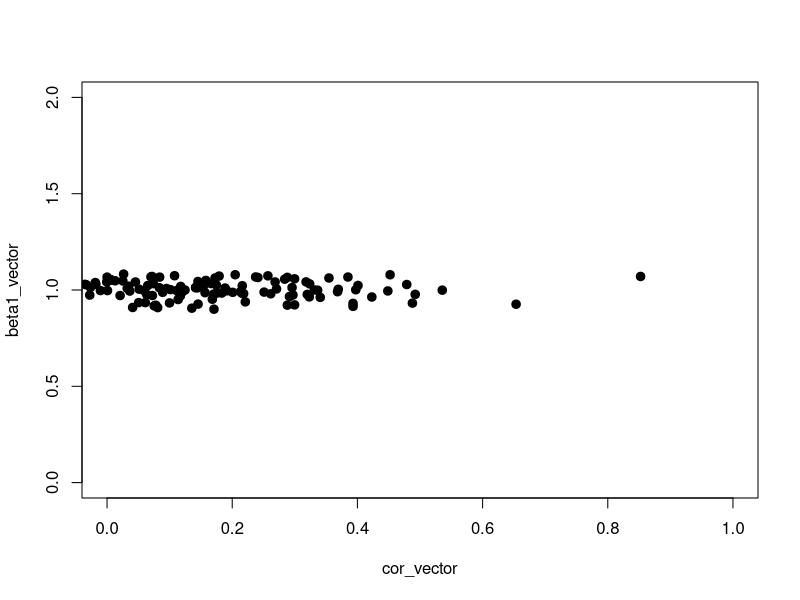

This chart was generated by the following R code: (Note: this script raises an error after producing the figure.)
#MULTICOLINEARITY

#1. Effects of High Colinearity

x1 = rnorm(100000)
x2 = rnorm(100000, mean=x1, sd=0.01)
sprintf("X1 and x2 are %10.6f correlated ", cor(x1,x2))
y = rnorm(100000,mean=3+x1+x2, sd=0.2)
DF1 = data.frame(y=y, x1=x1, x2=x2)
model = lm(y ~ x1+x2, data=DF1)
summary(model)

# When running linear regression for the first time is easy to see that the coefficents estimation is not very good, their standard error is high and they are not statiscitacally significant. When running all the code several times, the same bad characteristics remain and everytime different coefficents are calculated even if the relationship is quided by the same equation. In fact, the coefficents are so poorly calculated that sometimes their relationship with the output variable goes in the opposite direction. This exercise shows the problems described in the literature about colinearity.


#2. Quick solutions to solve Colinearity

#(a)Using the previous model, 1000 times more samples(observations) are needed to have realiable coefficients.

#(b)Creating a new data set with 10 input variables.
x1 = rnorm(100)
x3 = rnorm(100)
x4 = rnorm(100)
x5 = rnorm(100)
x6 = rnorm(100)
x7 = rnorm(100)
x8 = rnorm(100)
x9 = rnorm(100)
x2 = rnorm(100, mean=x1, sd=0.01)
x10 = rnorm(100, mean=x9, sd=0.01)
y = rnorm(100,mean=3+x1+x2+x3+x4+x5+x6+x7+x8+x9+x10, sd=0.2)
DF2 = data.frame(y=y, x1=x1, x2=x2,x3=x3,x4=x4,x5=x5,x6=x6,x7=x7,x8=x8,x9=x9,x10=x10)

cor(DF2)

print(sprintf("X1 and x2 are %10.6f correlated ", cor(x1,x2)))
print(sprintf("X9 and x10 are %10.6f correlated ", cor(x1,x2)))


model = lm(y ~ x2+x3+x4+x5+x6+x7+x8+x10, data=DF2)
summary(model)

#When leaving out one of the variables in each colinear pair, the coefficients of the linear regression are stable. The coeficients of the variables of the colinear pairs that remained in the model endedup carrying the weight of the missing variable.

#(c) The problem with the findings on (a) is that is very unlikely that enough resources (time, money, etc.) are available to increase the sample size one thousand fold. The problem with getting good results from the linear regression when ignoring variables is that your model will have a specification bias when future predictions are needed.


#3. When Colinearity is a problem?

counter = seq(from = 0.01, to = 100, by = 0.5)
n = length(counter)
x1_vector = matrix(0,20,n)
x2_vector = matrix(0,20,n)
cor_vector = matrix(0,1,n)
y_matrix = matrix(0,20,n)
beta1_vector = matrix(0,1,n)

for (i in 1:n){
  x1_vector[,i] = rnorm(20)
  x2_vector[,i] = rnorm(20, mean=x1_vector[,i], sd=counter[i])
  cor_vector[i] = cor(x1_vector[,i],x2_vector[,i])
  y_matrix[,i] = rnorm(20,mean=3+x1_vector[,i]+x2_vector[,i], sd=0.2)
  beta1_vector[i] = lm(y_matrix[,i] ~ x1_vector[,i]+x2_vector[,i])$coef[2]
}

plot(cor_vector,beta1_vector, lwd=2, pch=19, xlim=c(0, 1), ylim=c(0, 2))

# With a very well defined data set like the one in this section, the plot show that beta1 becomes unstable at high levels of correlation (above 0.9) between x1 and x2. Based on the literature, the recommended treshold for colinearity is as low as 0.85, depending on the statistical significance of the results.

#4. Linear Regression on a Data Set with Multicolinearity
x1 = rnorm(100)
x2 = rnorm(100)
x3 = rnorm(100)
x4 = rnorm(100)
x5 = x1+x2+x3+x4
x6 = rnorm(100)
x7 = rnorm(100)
x8 = rnorm(100)
x9 = rnorm(100)
x10 = x6+x7+x8+x9
x11 = rnorm(100)
x12 = rnorm(100)
x13 = rnorm(100)
x14 = rnorm(100)
x15 = x1+x12+x13+x14
x16 = rnorm(100)
x17 = rnorm(100)
x18 = rnorm(100)
x19 = rnorm(100)
x20 = x16+x17+x18+x19

y = rnorm(100,mean=x1+x2+x3+x4+x5+x6+x7+x8+x9+x10+x11+x12+x13+x14+x15+x16+x17+x18+x19+x20, sd=0.2)

DF4 = data.frame(y=y, x1=x1,x2=x2,x3=x3,x4=x4,x5=x5,x6=x6,x7=x7,x8=x8,x9=x9,x10=x10,x11=x11,x12=x12,x13=x13,x14=x14,x15=x15,x16=x16,x17=x17,x18=x18,x19=x19,x20=x20)

model = lm(y ~ x1+x2+x3+x4+x5+x6+x7+x8+x10+x11+x12+x13+x14+x15+x16+x17+x18+x19+x20, data=DF4)

summary(model)

# The output variable "y" cannot be calculated by linear regression as the beta values (coefficients) of the input variables that have multicolinearity are indetermined. The difference between these results and the one in Section two are that linear regression can model a data set with colineary but not with multicolinearity.

#5. Multicolinearity Diagnose

#The corrleation matrix is limited to find pairwise correlations, theefore it will only find colinearity.

#Eigensystem Analysis
eig_values =eigen(cor(DF4))$values
#Eigen values vary in magnitude from large to small, therefore, there is multicolinearity.

#Condition Number
cond_num = abs(max(eig_values)/min(eig_values))
#Condition Number is bigger than 100

#Variance Inflation Factor
install.packages("car")
library(car)
vif_vector = vif(model)

#VIF cannot be calculated becuse requires to perform linear regression, which we previosly saw its not possible with this dataset.This means, there is not only multicolinearity but also its perfect!!! OMG! There a perfect linear relationship between groups of variables.


#6. Multicolinearity Remediation(Part 1)

#(a) Principal Component Analysis (PCA)
DF4_only_x = DF4[,-1]
DF4_only_x_pca = prcomp(DF4_only_x, center = TRUE, scale = TRUE)
plot(DF4_only_x_pca)
screeplot(DF4_only_x_pca, type="line",main="Scree Plot")
summary(DF4_only_x_pca)
DF4_only_x_pca$rotation #how PCs are made from the input variables
eigen(cor(DF4_only_x))$values#eigen values of original data
diag(var(DF4_only_x_pca$x[,]))#variance of each PC
DF4_pca = cbind(DF4[,1],data.frame(DF4_only_x_pca$x))
colnames(DF4_pca)[1] = "y_pca"
cor(DF4_pca)[,1]
model = lm(y_pca ~., data = DF4_pca)
summary(model)#PCs 9,17,8,19 and 20 are not statiscally significant, which means they don't contribute to the prediction of y
betas = DF4_only_x_pca$rotation %*% model$coefficients[-1]
betas # Indluding PC's that are not relevant affects the quantification of betas 

model_2 = lm(y_pca ~ PC1+PC2+PC3+PC4+PC5+PC6+PC7+PC8+PC10+PC11+PC12+PC13+PC14+PC15+PC16, data = DF4_pca)
summary(model_2)
rotation_2 = DF4_only_x_pca$rotation[1:16,1:16]
rotation_2 = rotation_2[-9,-9]
betas_2 = rotation_2 %*% model_2$coef[-1]
betas_2


#(b) Factor Analysis (FA)




#7. Multicolinearity Remediation(Part 2)

#(a)Ridge Regression
install.packages("MASS")
library(MASS)
lambdas = seq(0,1,0.001)
models = lm.ridge(y ~ x1+x2+x3+x4+x5+x6+x7+x8+x10+x11+x12+x13+x14+x15+x16+x17+x18+x19+x20, data=DF4,lambda = lambdas)
select(models)
model = lm.ridge(y ~ x1+x2+x3+x4+x5+x6+x7+x8+x10+x11+x12+x13+x14+x15+x16+x17+x18+x19+x20, data=DF4,lambda = 0.011)
model

# The best penalty was 0.011 and we found the beta values for 3 variables are almost zero which means their contribution will be minimal or none.


#(b)Lasso Regression

